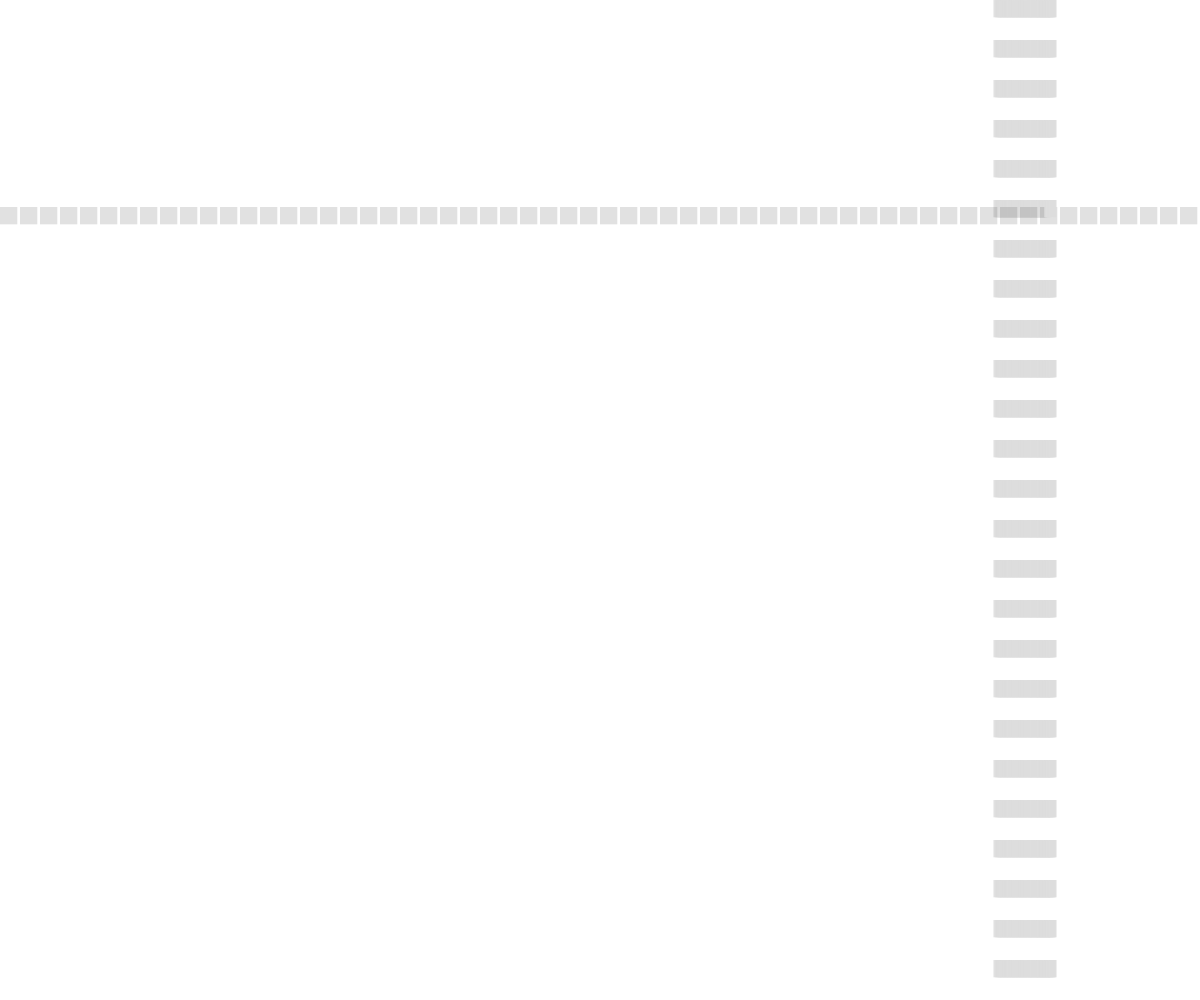
Frame 1 (no input)
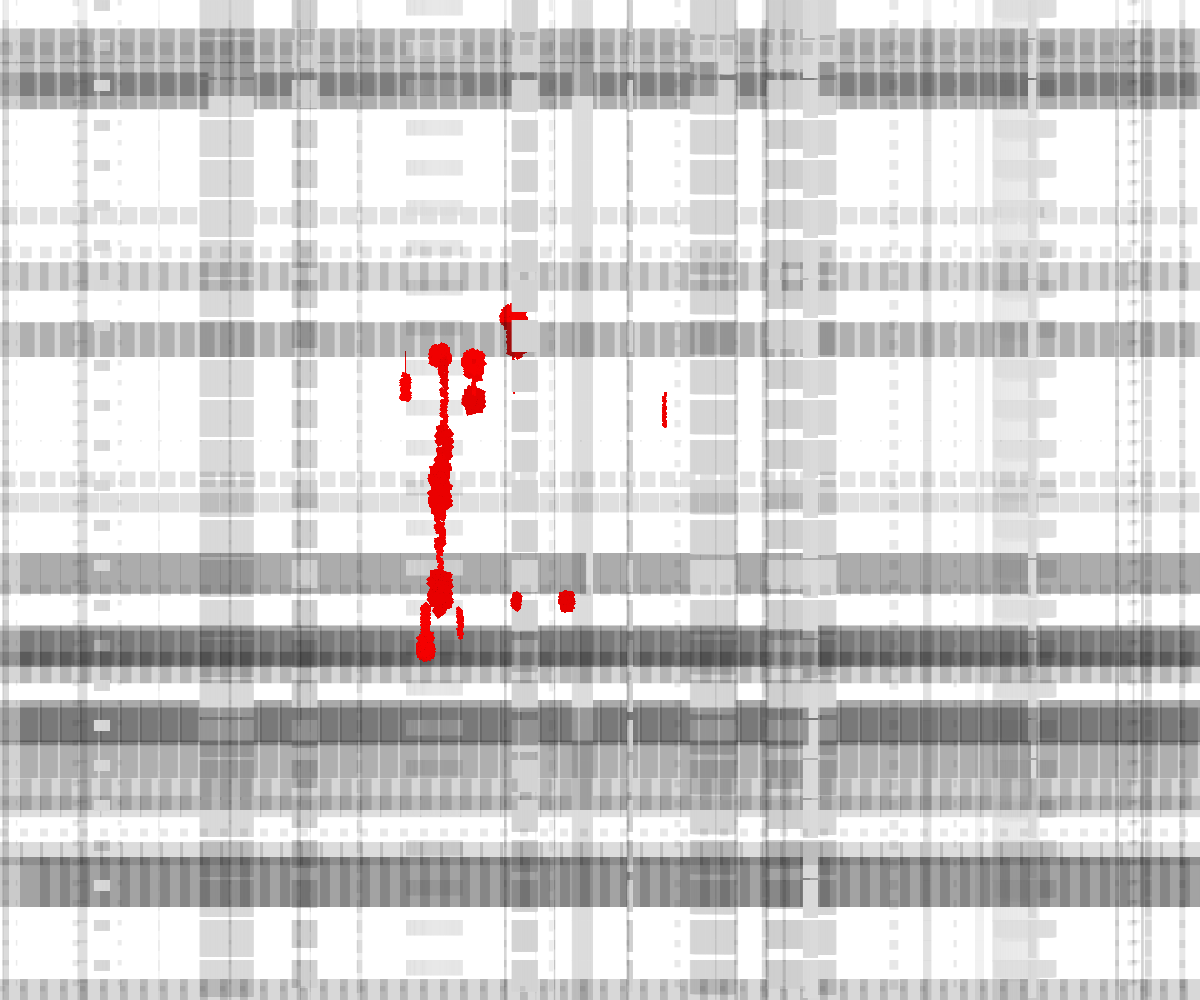
Frame 60 (no input)
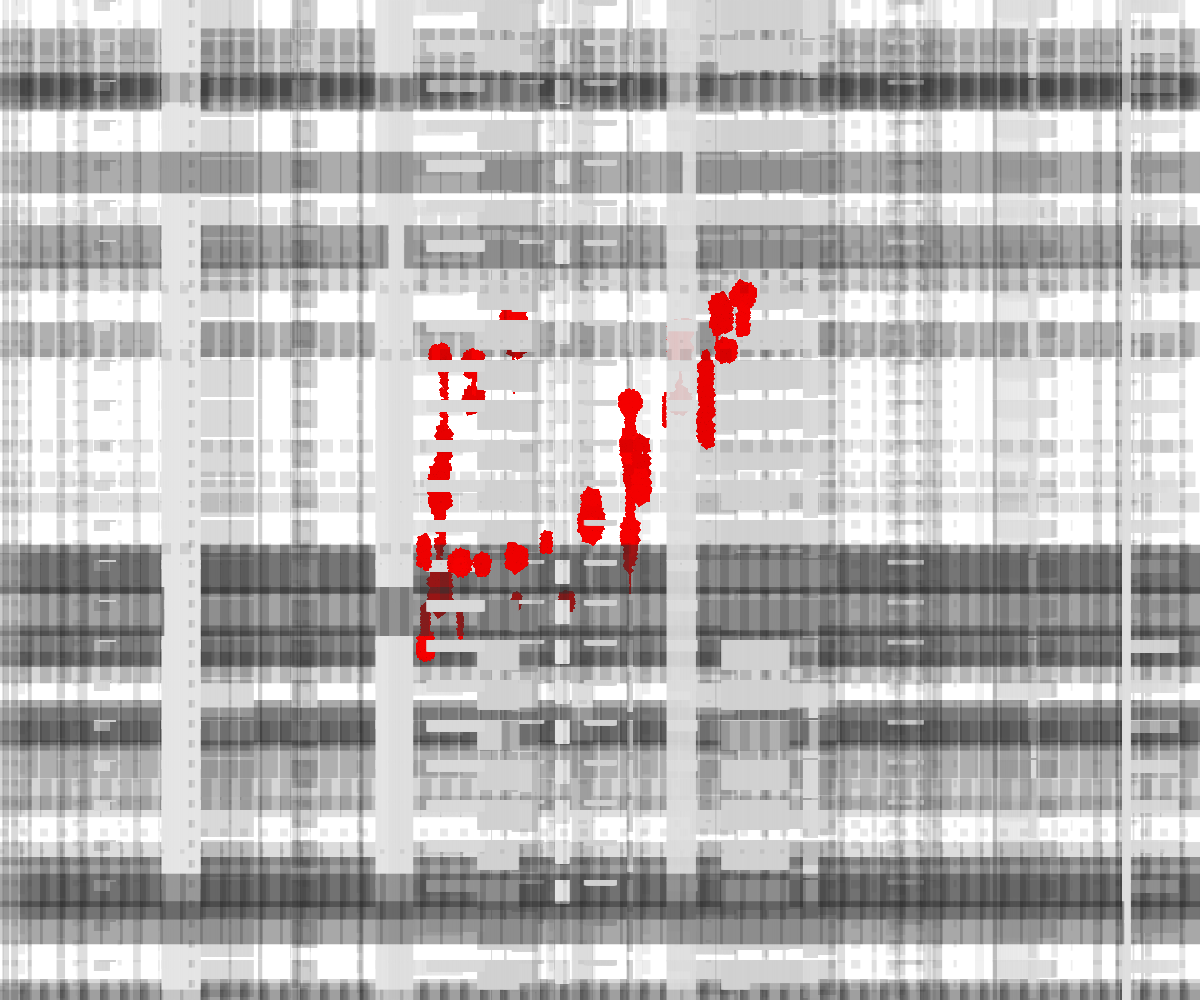
Frame 120 (the mouse pressed at the canvas centre since frame 60)

The p5.js sketch that drew these frames (run headless with seeded random() and noise() and a simulated clock; from frame 60 on, the mouse is pressed at the canvas centre):

// p5.js sketch
// ── sketch.js

var w = 200;
var h = 200;
var xOff = 0.1;
var yOff = 0.5;
ratioX = Math.trunc(w*0.1);
ratioY = Math.trunc(h*0.2);

function setup() {
  //var contX = document.getElementById("frame0");
  //console.log(contX);
  canvas =createCanvas(windowWidth, windowHeight);
  //w = windowWidth;
  //h = windowHeight;
  
  background(255);
  noStroke();
  //frameRate(2);
}
function draw() {
  w = canvas.width;
  h = canvas.height;
  //console.log(canvas.width)
  var x = random(w);
  var y = random(h);
  var xw = random(10);
  var c = random(50);
  var sc = random(1);
  //translate(w/2-noise(xOff)*w, h/2-noise(yOff)*h);
  if(sc > 0.5){
    for (var i = 0; i < w; i+=ratioX) {
      var shift = noise(xOff)*w;
      xOff = xOff + 0.001;
      fill(c%55, c%100+15);
      rect(i, y, c, c);
      for (var j = 0; j < h; j+=ratioY){
      	push();
        fill(c%25+205, x%25+205);
        rect(2*x-shift, j, xw, c);
        pop();
      }
   }
 } else{
    
    for (var i = 0; i < h; i+=ratioX) {
      var shift = noise(yOff)*w;
      yOff = yOff + 0.001;
      fill(c%25, c%10+15);
      rect(x, i, xw, c);
      for (var j = 0; j < w; j+=ratioY){
        push();
        translate(noise(xOff)*w, noise(yOff)*h);
        rotate(shift*w)
        fill(c%25+225, 0, 0, x%25+225);
        rect(0, 0, xw, xw);
        pop();
      }
  }
  }
  
}

function windowResized() {
  if (w <= h) {
	  ratioX = Math.trunc(w/24);
    ratioY = Math.trunc(h/64);
	} else {
	  ratioX = Math.trunc(w/64);
    ratioY = Math.trunc(h/24);
	  }
  resizeCanvas(w, h);
  //img.resize(w, h);
}
